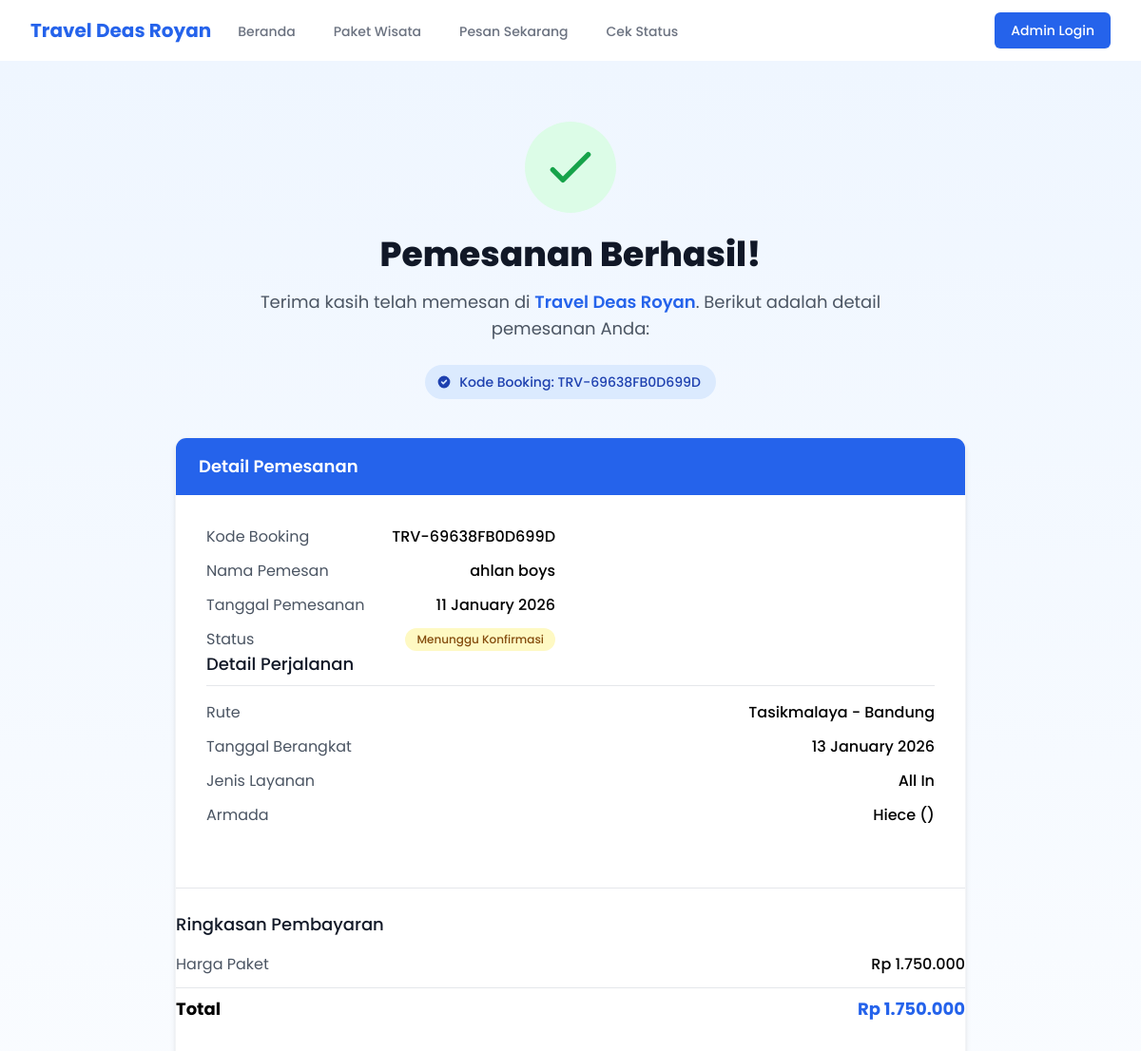
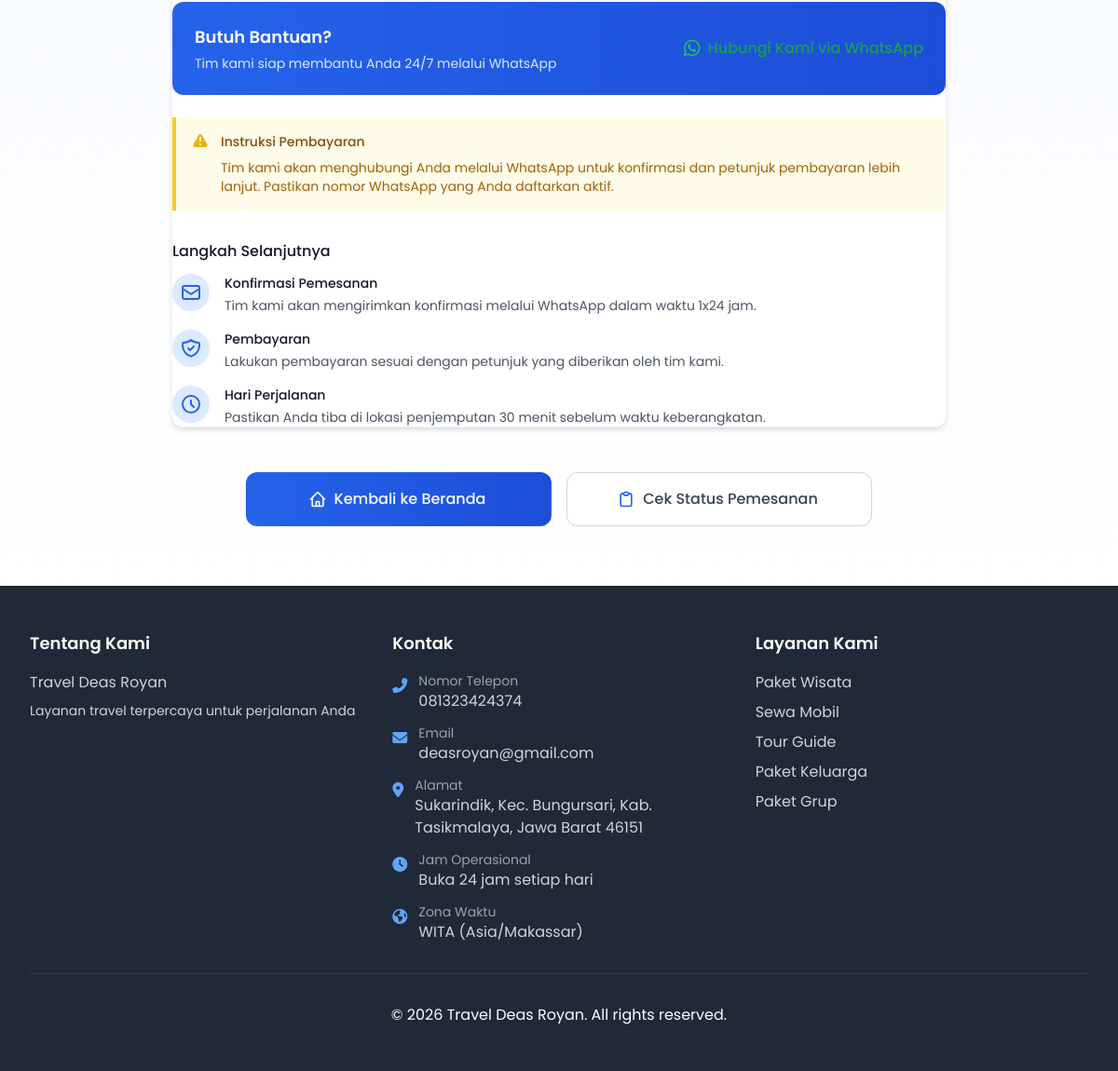
Screenshot of /sukses.php?kode=TRV-69638FB0D699D with the database file from the repository (2 pictures, top to bottom).
### tables this page shows
CREATE TABLE `booking` (
  `id` int(11) NOT NULL,
  `kode_booking` varchar(20) NOT NULL,
  `nama_pemesan` varchar(100) NOT NULL,
  `no_wa` varchar(20) NOT NULL,
  `id_paket` int(11) NOT NULL,
  `id_armada` int(11) DEFAULT NULL,
  `id_supir` int(11) DEFAULT NULL,
  `tanggal_berangkat` date NOT NULL,
  `total_harga` decimal(12,2) NOT NULL,
  `status` enum('menunggu','dikonfirmasi','ditolak','selesai') DEFAULT 'menunggu',
  `catatan` text DEFAULT NULL,
  `created_at` timestamp NOT NULL DEFAULT current_timestamp(),
  `updated_at` timestamp NOT NULL DEFAULT current_timestamp() ON UPDATE current_timestamp(),
  `jenis_booking` enum('wisata','dropan') NOT NULL DEFAULT 'wisata',
  `id_jadwal_dropan` int(11) DEFAULT NULL,
  `jumlah_penumpang` int(11) DEFAULT 1
);

CREATE TABLE `armada` (
  `id` int(11) NOT NULL,
  `nama` varchar(100) NOT NULL,
  `nomor_polisi` varchar(20) DEFAULT NULL,
  `jenis` varchar(50) NOT NULL,
  `kapasitas` int(11) NOT NULL,
  `deskripsi` text DEFAULT NULL,
  `status` enum('tersedia','dipesan','dalam_perjalanan','maintenance') DEFAULT 'tersedia',
  `created_at` timestamp NOT NULL DEFAULT current_timestamp(),
  `updated_at` timestamp NOT NULL DEFAULT current_timestamp() ON UPDATE current_timestamp()
);

### helpers/functions.php (called while the page is built, shortened)
<?php
function formatRupiah($number) {
    return 'Rp ' . number_format($number, 0, ',', '.');
}
?>

### sukses.php (the view, shortened to what this page needs)
<?php
require_once 'config/config.php';
$kode_booking = isset($_GET['kode']) ? $_GET['kode'] : '';
try {
    $stmt = $pdo->prepare("
        SELECT b.*, p.nama_paket, p.jenis_layanan,
               CONCAT(r.asal, ' - ', r.tujuan) as rute,
               a.nama as nama_armada, a.jenis as jenis_armada
        FROM booking b
        JOIN paket p ON b.id_paket = p.id
        JOIN rute r ON p.id_rute = r.id
        JOIN armada a ON b.id_armada = a.id
        WHERE b.kode_booking = ?
    ");
    $stmt->execute([$kode_booking]);
    $pemesanan = $stmt->fetch();
} catch (PDOException $e) {
    header('Location: index.php');
    exit();
}
?>
<?php include 'partials/header.php'; ?>
<?php include 'partials/navbar.php'; ?>
<div class="bg-gradient-to-b from-blue-50 to-white py-16">
    <div class="max-w-4xl mx-auto px-4 sm:px-6 lg:px-8">
        <div class="text-center">
            <div class="mx-auto flex items-center justify-center h-24 w-24 rounded-full bg-green-100 transform transition-all duration-300 hover:scale-110">
                <svg class="h-16 w-16 text-green-600" fill="none" stroke="currentColor" viewBox="0 0 24 24">
                    <path stroke-linecap="round" stroke-linejoin="round" stroke-width="2" d="M5 13l4 4L19 7"></path>
                </svg>
            </div>
            <h1 class="text-4xl font-extrabold text-gray-900 mt-6">Pemesanan Berhasil!</h1>
            <p class="mt-4 text-lg text-gray-600 max-w-2xl mx-auto">
                Terima kasih telah memesan di <span class="text-blue-600 font-semibold"><?php echo site_name; ?></span>. Berikut adalah detail pemesanan Anda:
            </p>
            <div class="mt-6">
                <span class="inline-flex items-center px-4 py-2 rounded-full text-sm font-medium bg-blue-100 text-blue-800">
                    <svg class="-ml-1 mr-2 h-4 w-4" fill="currentColor" viewBox="0 0 20 20">
                        <path fill-rule="evenodd" d="M10 18a8 8 0 100-16 8 8 0 000 16zm3.707-9.293a1 1 0 00-1.414-1.414L9 10.586 7.707 9.293a1 1 0 00-1.414 1.414l2 2a1 1 0 001.414 0l4-4z" clip-rule="evenodd" />
                    </svg>
                    Kode Booking: <?php echo htmlspecialchars($pemesanan['kode_booking']); ?>
                </span>
            </div>
        </div>
        <div class="mt-10 bg-white rounded-xl shadow-md overflow-hidden border border-gray-100">
            <div class="bg-blue-600 px-6 py-4">
                <h2 class="text-lg font-semibold text-white">Detail Pemesanan</h2>
            </div>
            <div class="p-6 md:p-8">
                <div class="md:grid md:grid-cols-2 md:gap-8">
                    <div class="mb-8 md:mb-0 space-y-4">
                    <div class="space-y-3">
                        <div class="flex justify-between">
                            <span class="text-gray-600">Kode Booking</span>
                            <span class="font-medium"><?php echo htmlspecialchars($pemesanan['kode_booking']); ?></span>
                        </div>
                        <div class="flex justify-between">
                            <span class="text-gray-600">Nama Pemesan</span>
                            <span class="font-medium"><?php echo htmlspecialchars($pemesanan['nama_pemesan']); ?></span>
                        </div>
                        <div class="flex justify-between">
                            <span class="text-gray-600">Tanggal Pemesanan</span>
                            <span class="font-medium"><?php echo date('d F Y', strtotime($pemesanan['created_at'])); ?></span>
                        </div>
                        <div class="flex justify-between">
                            <span class="text-gray-600">Status</span>
                            <span class="px-3 py-1 rounded-full text-xs font-medium
                                <?php
                                $status_class = [
                                    'menunggu' => 'bg-yellow-100 text-yellow-800',
                                    'dikonfirmasi' => 'bg-blue-100 text-blue-800',
                                    'ditolak' => 'bg-red-100 text-red-800',
                                    'selesai' => 'bg-green-100 text-green-800'
                                ][$pemesanan['status']] ?? 'bg-gray-100 text-gray-800';
                                echo $status_class;
                                ?>">
                                <?php
                                $status_text = [
                                    'menunggu' => 'Menunggu Konfirmasi',
                                    'dikonfirmasi' => 'Terkonfirmasi',
                                    'ditolak' => 'Ditolak',
                                    'selesai' => 'Selesai'
                                ][$pemesanan['status']] ?? $pemesanan['status'];
                                echo $status_text;
                                ?>
                            </span>
                        </div>
                    </div>
                </div>
                    </div>
                    <div class="space-y-4">
                        <h3 class="text-lg font-medium text-gray-900 border-b pb-2">Detail Perjalanan</h3>
                    <div class="space-y-3">
                        <div class="flex justify-between">
                            <span class="text-gray-600">Rute</span>
                            <span class="font-medium text-right"><?php echo htmlspecialchars($pemesanan['rute']); ?></span>
                        </div>
                        <div class="flex justify-between">
                            <span class="text-gray-600">Tanggal Berangkat</span>
                            <span class="font-medium"><?php echo date('d F Y', strtotime($pemesanan['tanggal_berangkat'])); ?></span>
                        </div>
                        <div class="flex justify-between">
                            <span class="text-gray-600">Jenis Layanan</span>
                            <span class="font-medium"><?php echo $pemesanan['jenis_layanan'] === 'all_in' ? 'All In' : 'Non All In'; ?></span>
                        </div>
                        <div class="flex justify-between">
                            <span class="text-gray-600">Armada</span>
                            <span class="font-medium"><?php echo htmlspecialchars($pemesanan['nama_armada'] . ' (' . $pemesanan['jenis_armada'] . ')'); ?></span>
                        </div>
                    </div>
                </div>
            </div>
            <div class="mt-8 pt-6 border-t border-gray-200">
                <h2 class="text-lg font-medium text-gray-900 mb-4">Ringkasan Pembayaran</h2>
                <div class="space-y-3">
                    <div class="flex justify-between">
                        <span class="text-gray-600">Harga Paket</span>
                        <span class="font-medium"><?php echo formatRupiah($pemesanan['total_harga']); ?></span>
                    </div>
                    <div class="flex justify-between text-lg font-bold pt-2 border-t border-gray-200">
                        <span>Total</span>
                        <span class="text-blue-600"><?php echo formatRupiah($pemesanan['total_harga']); ?></span>
                    </div>
                </div>
            </div>
            <div class="mt-8 bg-gradient-to-r from-blue-600 to-blue-700 p-6 rounded-xl text-white">
                <div class="flex flex-col md:flex-row md:items-center md:justify-between">
                    <div class="mb-4 md:mb-0">
                        <h3 class="text-lg font-semibold mb-1">Butuh Bantuan?</h3>
                        <p class="text-blue-100 text-sm">
                            Tim kami siap membantu Anda 24/7 melalui WhatsApp
                        </p>
                    </div>
                    <?php
                    $wa_message = WHATSAPP_MESSAGE . urlencode($pemesanan['kode_booking']);
                    $wa_link = 'https://wa.me/' . WHATSAPP_NUMBER . '?text=' . $wa_message;
                    ?>
                    <a href="<?php echo $wa_link; ?>"
                       target="_blank"
                       class="inline-flex items-center text-green-600 hover:text-green-800 font-medium">
                        <i class="fab fa-whatsapp text-green-500 text-xl mr-2"></i>
                        <span>Hubungi Kami via WhatsApp</span>
                    </a>
                </div>
            </div>
            <div class="mt-6 bg-yellow-50 border-l-4 border-yellow-400 p-4 rounded-r">
                <div class="flex">
                    <div class="flex-shrink-0">
                    </div>
                    <div class="ml-3">
                        <h3 class="text-sm font-medium text-yellow-800">Instruksi Pembayaran</h3>
                        <div class="mt-2 text-sm text-yellow-700">
                            <p>Tim kami akan menghubungi Anda melalui WhatsApp untuk konfirmasi dan petunjuk pembayaran lebih lanjut. Pastikan nomor WhatsApp yang Anda daftarkan aktif.</p>
                        </div>
                    </div>
                </div>
            </div>
            <div class="mt-8">
                <h3 class="text-md font-medium text-gray-900 mb-3">Langkah Selanjutnya</h3>
                <div class="space-y-4">
                    <div class="flex items-start">
                        <div class="flex-shrink-0 h-10 w-10 rounded-full bg-blue-100 flex items-center justify-center">
                            <svg class="h-6 w-6 text-blue-600" fill="none" stroke="currentColor" viewBox="0 0 24 24">
                                <path stroke-linecap="round" stroke-linejoin="round" stroke-width="2" d="M3 8l7.89 5.26a2 2 0 002.22 0L21 8M5 19h14a2 2 0 002-2V7a2 2 0 00-2-2H5a2 2 0 00-2 2v10a2 2 0 002 2z"></path>
                            </svg>
                        </div>
                        <div class="ml-4">
                            <h4 class="text-sm font-medium text-gray-900">Konfirmasi Pemesanan</h4>
                            <p class="mt-1 text-sm text-gray-600">
                                Tim kami akan mengirimkan konfirmasi melalui WhatsApp dalam waktu 1x24 jam.
                            </p>
                        </div>
                    </div>
                    <div class="flex items-start">
                        <div class="flex-shrink-0 h-10 w-10 rounded-full bg-blue-100 flex items-center justify-center">
                        </div>
                        <div class="ml-4">
                            <h4 class="text-sm font-medium text-gray-900">Pembayaran</h4>
                            <p class="mt-1 text-sm text-gray-600">
                                Lakukan pembayaran sesuai dengan petunjuk yang diberikan oleh tim kami.
                            </p>
                        </div>
                    </div>
                    <div class="flex items-start">
                        <div class="flex-shrink-0 h-10 w-10 rounded-full bg-blue-100 flex items-center justify-center">
                            <svg class="h-6 w-6 text-blue-600" fill="none" stroke="currentColor" viewBox="0 0 24 24">
                                <path stroke-linecap="round" stroke-linejoin="round" stroke-width="2" d="M12 8v4l3 3m6-3a9 9 0 11-18 0 9 9 0 0118 0z"></path>
                            </svg>
                        </div>
                        <div class="ml-4">
                            <h4 class="text-sm font-medium text-gray-900">Hari Perjalanan</h4>
                            <p class="mt-1 text-sm text-gray-600">
                                Pastikan Anda tiba di lokasi penjemputan 30 menit sebelum waktu keberangkatan.
                            </p>
                        </div>
                    </div>
                </div>
            </div>
        </div>
        <div class="mt-12 grid grid-cols-1 md:grid-cols-2 gap-4 max-w-2xl mx-auto">
            <a href="index.php" class="inline-flex justify-center items-center px-6 py-4 border border-transparent text-base font-medium rounded-xl shadow-sm text-white bg-gradient-to-r from-blue-600 to-blue-700 hover:from-blue-700 hover:to-blue-800 focus:outline-none focus:ring-2 focus:ring-offset-2 focus:ring-blue-500 transition-all duration-200 transform hover:-translate-y-1">
                <svg class="-ml-1 mr-2 h-5 w-5" fill="none" stroke="currentColor" viewBox="0 0 24 24">
                    <path stroke-linecap="round" stroke-linejoin="round" stroke-width="2" d="M3 12l2-2m0 0l7-7 7 7M5 10v10a1 1 0 001 1h3m10-11l2 2m-2-2v10a1 1 0 01-1 1h-3m-6 0a1 1 0 001-1v-4a1 1 0 011-1h2a1 1 0 011 1v4a1 1 0 001 1m-6 0h6" />
                </svg>
                Kembali ke Beranda
            </a>
            <a href="cek-status.php" class="inline-flex justify-center items-center px-6 py-4 border border-gray-300 shadow-sm text-base font-medium rounded-xl text-gray-700 bg-white hover:bg-gray-50 focus:outline-none focus:ring-2 focus:ring-offset-2 focus:ring-blue-500 transition-all duration-200 transform hover:-translate-y-1">
                <svg class="-ml-1 mr-2 h-5 w-5 text-blue-600" fill="none" stroke="currentColor" viewBox="0 0 24 24">
                    <path stroke-linecap="round" stroke-linejoin="round" stroke-width="2" d="M9 5H7a2 2 0 00-2 2v12a2 2 0 002 2h10a2 2 0 002-2V7a2 2 0 00-2-2h-2M9 5a2 2 0 002 2h2a2 2 0 002-2M9 5a2 2 0 012-2h2a2 2 0 012 2" />
                </svg>
                Cek Status Pemesanan
            </a>
        </div>
    </div>
</div>
<?php include 'partials/footer.php'; ?>

### partials/header.php (style rules this page uses)
body { font-family: 'Poppins', sans-serif; }

### rows the page displays
booking: kode_booking "TRV-69638FB0D699D", nama_pemesan "ahlan boys", created_at "11 January 2026", status "Menunggu Konfirmasi", tanggal_berangkat "13 January 2026", id_armada.jenis "Hiece ()", total_harga "Rp 1.750.000"

### other values shown
constant('site_name') "Travel Deas Royan"
site_name "Travel Deas Royan"
$pemesanan['rute'] "Tasikmalaya - Bandung"
constant('site_description') "Layanan travel terpercaya untuk perjalanan Anda"
$timezone_abbr . ' (' . $tz . ')' "WITA (Asia/Makassar)"
